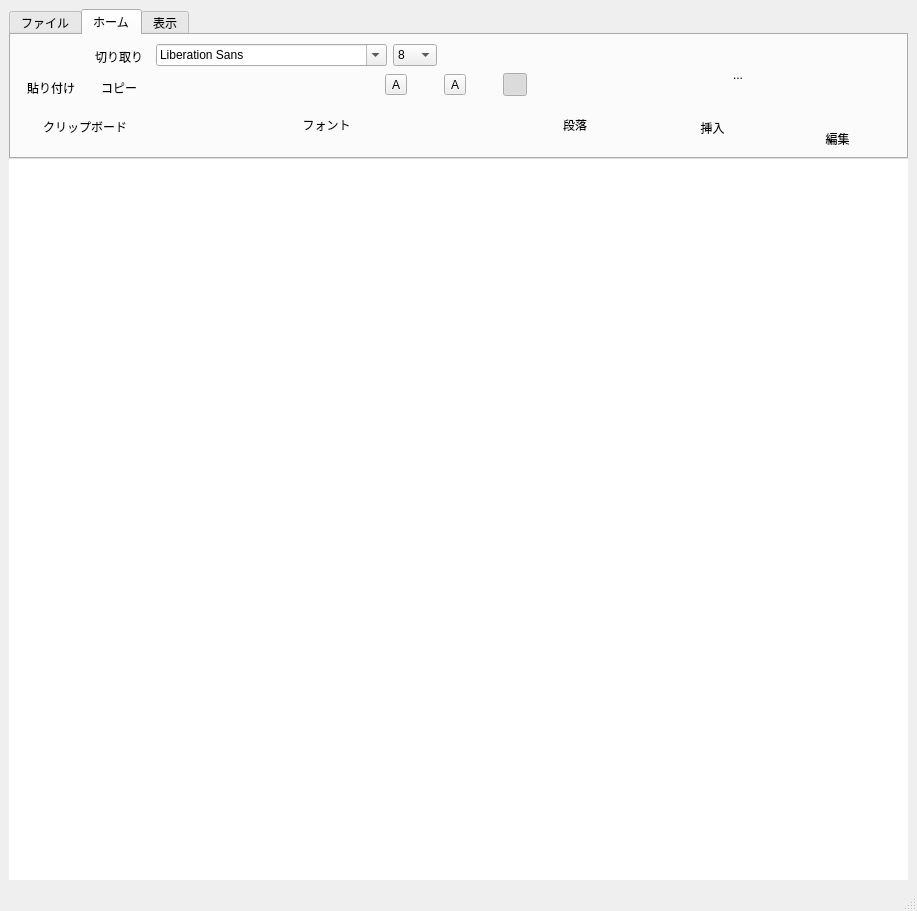
<?xml version="1.0" encoding="UTF-8"?>
<ui version="4.0">
 <class>MainWindow</class>
 <widget class="QMainWindow" name="MainWindow">
  <property name="geometry">
   <rect>
    <x>0</x>
    <y>0</y>
    <width>917</width>
    <height>911</height>
   </rect>
  </property>
  <property name="windowTitle">
   <string>MainWindow</string>
  </property>
  <widget class="QWidget" name="centralwidget">
   <layout class="QVBoxLayout" name="verticalLayout_3">
    <item>
     <layout class="QVBoxLayout" name="mainVLayout">
      <property name="spacing">
       <number>0</number>
      </property>
      <item>
       <widget class="QTabWidget" name="tabWidget">
        <property name="sizePolicy">
         <sizepolicy hsizetype="Expanding" vsizetype="Minimum">
          <horstretch>0</horstretch>
          <verstretch>0</verstretch>
         </sizepolicy>
        </property>
        <property name="minimumSize">
         <size>
          <width>849</width>
          <height>150</height>
         </size>
        </property>
        <property name="maximumSize">
         <size>
          <width>16777215</width>
          <height>150</height>
         </size>
        </property>
        <property name="currentIndex">
         <number>1</number>
        </property>
        <widget class="QWidget" name="fileTab">
         <attribute name="title">
          <string>ファイル</string>
         </attribute>
        </widget>
        <widget class="QWidget" name="homeTab">
         <attribute name="title">
          <string>ホーム</string>
         </attribute>
         <layout class="QHBoxLayout" name="horizontalLayout">
          <item>
           <layout class="QGridLayout" name="clipboardGridLayout">
            <item row="2" column="0" colspan="2">
             <widget class="QLabel" name="clipboardLabel">
              <property name="text">
               <string>クリップボード</string>
              </property>
              <property name="alignment">
               <set>Qt::AlignCenter</set>
              </property>
             </widget>
            </item>
            <item row="0" column="0">
             <widget class="QToolButton" name="pastePushIconButton">
              <property name="sizePolicy">
               <sizepolicy hsizetype="Minimum" vsizetype="Minimum">
                <horstretch>0</horstretch>
                <verstretch>0</verstretch>
               </sizepolicy>
              </property>
              <property name="focusPolicy">
               <enum>Qt::NoFocus</enum>
              </property>
              <property name="styleSheet">
               <string notr="true">QToolButton {background:url(:/images/paste.png) center no-repeat}</string>
              </property>
              <property name="text">
               <string/>
              </property>
              <property name="autoRaise">
               <bool>true</bool>
              </property>
             </widget>
            </item>
            <item row="0" column="1">
             <widget class="QToolButton" name="cutToolButton">
              <property name="sizePolicy">
               <sizepolicy hsizetype="Minimum" vsizetype="Fixed">
                <horstretch>0</horstretch>
                <verstretch>0</verstretch>
               </sizepolicy>
              </property>
              <property name="font">
               <font>
                <family>Meiryo UI</family>
                <pointsize>9</pointsize>
               </font>
              </property>
              <property name="focusPolicy">
               <enum>Qt::NoFocus</enum>
              </property>
              <property name="styleSheet">
               <string notr="true">QToolButton{background: url(:/images/cut.png) left no-repeat}</string>
              </property>
              <property name="text">
               <string>切り取り</string>
              </property>
              <property name="toolButtonStyle">
               <enum>Qt::ToolButtonTextBesideIcon</enum>
              </property>
              <property name="autoRaise">
               <bool>true</bool>
              </property>
             </widget>
            </item>
            <item row="1" column="1">
             <widget class="QToolButton" name="copyToolButton">
              <property name="sizePolicy">
               <sizepolicy hsizetype="Minimum" vsizetype="Fixed">
                <horstretch>0</horstretch>
                <verstretch>0</verstretch>
               </sizepolicy>
              </property>
              <property name="font">
               <font>
                <family>Meiryo UI</family>
               </font>
              </property>
              <property name="focusPolicy">
               <enum>Qt::NoFocus</enum>
              </property>
              <property name="styleSheet">
               <string notr="true">QToolButton{background:url(:/images/copy.png) left no-repeat}</string>
              </property>
              <property name="text">
               <string>コピー</string>
              </property>
              <property name="toolButtonStyle">
               <enum>Qt::ToolButtonTextBesideIcon</enum>
              </property>
              <property name="autoRaise">
               <bool>true</bool>
              </property>
             </widget>
            </item>
            <item row="1" column="0">
             <widget class="QToolButton" name="pasteToolButton">
              <property name="sizePolicy">
               <sizepolicy hsizetype="Minimum" vsizetype="Fixed">
                <horstretch>0</horstretch>
                <verstretch>0</verstretch>
               </sizepolicy>
              </property>
              <property name="font">
               <font>
                <family>Meiryo UI</family>
               </font>
              </property>
              <property name="focusPolicy">
               <enum>Qt::NoFocus</enum>
              </property>
              <property name="text">
               <string>貼り付け</string>
              </property>
              <property name="toolButtonStyle">
               <enum>Qt::ToolButtonTextOnly</enum>
              </property>
              <property name="autoRaise">
               <bool>true</bool>
              </property>
             </widget>
            </item>
           </layout>
          </item>
          <item>
           <layout class="QVBoxLayout" name="fontVBoxLayout">
            <item>
             <layout class="QHBoxLayout" name="fontFamilyHBoxLayout">
              <item>
               <widget class="QFontComboBox" name="fontComboBox">
                <property name="focusPolicy">
                 <enum>Qt::NoFocus</enum>
                </property>
               </widget>
              </item>
              <item>
               <widget class="QComboBox" name="fontPointSizeComboBox">
                <property name="focusPolicy">
                 <enum>Qt::NoFocus</enum>
                </property>
                <item>
                 <property name="text">
                  <string>8</string>
                 </property>
                </item>
                <item>
                 <property name="text">
                  <string>9</string>
                 </property>
                </item>
                <item>
                 <property name="text">
                  <string>10</string>
                 </property>
                </item>
                <item>
                 <property name="text">
                  <string>11</string>
                 </property>
                </item>
                <item>
                 <property name="text">
                  <string>12</string>
                 </property>
                </item>
                <item>
                 <property name="text">
                  <string>14</string>
                 </property>
                </item>
                <item>
                 <property name="text">
                  <string>16</string>
                 </property>
                </item>
                <item>
                 <property name="text">
                  <string>18</string>
                 </property>
                </item>
                <item>
                 <property name="text">
                  <string>20</string>
                 </property>
                </item>
                <item>
                 <property name="text">
                  <string>22</string>
                 </property>
                </item>
                <item>
                 <property name="text">
                  <string>24</string>
                 </property>
                </item>
                <item>
                 <property name="text">
                  <string>26</string>
                 </property>
                </item>
                <item>
                 <property name="text">
                  <string>28</string>
                 </property>
                </item>
                <item>
                 <property name="text">
                  <string>36</string>
                 </property>
                </item>
                <item>
                 <property name="text">
                  <string>48</string>
                 </property>
                </item>
                <item>
                 <property name="text">
                  <string>72</string>
                 </property>
                </item>
               </widget>
              </item>
              <item>
               <widget class="QToolButton" name="fontUpperToolButton">
                <property name="focusPolicy">
                 <enum>Qt::NoFocus</enum>
                </property>
                <property name="styleSheet">
                 <string notr="true">QToolButton{background:url(:/images/edit-size-up.png) center no-repeat}</string>
                </property>
                <property name="text">
                 <string/>
                </property>
                <property name="autoRaise">
                 <bool>true</bool>
                </property>
               </widget>
              </item>
              <item>
               <widget class="QToolButton" name="fontDownerToolButton">
                <property name="focusPolicy">
                 <enum>Qt::NoFocus</enum>
                </property>
                <property name="styleSheet">
                 <string notr="true">QToolButton{background: url(:/images/edit-size-down.png) center no-repeat}</string>
                </property>
                <property name="text">
                 <string/>
                </property>
                <property name="autoRaise">
                 <bool>true</bool>
                </property>
               </widget>
              </item>
             </layout>
            </item>
            <item>
             <layout class="QHBoxLayout" name="charFormatHorizontalLayout">
              <item>
               <widget class="QToolButton" name="boldToolButton">
                <property name="focusPolicy">
                 <enum>Qt::NoFocus</enum>
                </property>
                <property name="styleSheet">
                 <string notr="true">QToolButton{background:url(:/images/edit-bold.png) center no-repeat}</string>
                </property>
                <property name="text">
                 <string/>
                </property>
                <property name="checkable">
                 <bool>true</bool>
                </property>
                <property name="autoRaise">
                 <bool>true</bool>
                </property>
               </widget>
              </item>
              <item>
               <widget class="QToolButton" name="italicToolButton">
                <property name="focusPolicy">
                 <enum>Qt::NoFocus</enum>
                </property>
                <property name="styleSheet">
                 <string notr="true">QToolButton{background: url(:/images/edit-italic.png) center no-repeat}</string>
                </property>
                <property name="text">
                 <string/>
                </property>
                <property name="checkable">
                 <bool>true</bool>
                </property>
                <property name="autoRaise">
                 <bool>true</bool>
                </property>
               </widget>
              </item>
              <item>
               <widget class="QToolButton" name="underlineToolButton">
                <property name="focusPolicy">
                 <enum>Qt::NoFocus</enum>
                </property>
                <property name="styleSheet">
                 <string notr="true">QToolButton{background:url(:/images/edit-underline.png) center no-repeat}</string>
                </property>
                <property name="text">
                 <string/>
                </property>
                <property name="checkable">
                 <bool>true</bool>
                </property>
                <property name="autoRaise">
                 <bool>true</bool>
                </property>
               </widget>
              </item>
              <item>
               <widget class="QToolButton" name="strikeOutToolButton">
                <property name="focusPolicy">
                 <enum>Qt::NoFocus</enum>
                </property>
                <property name="styleSheet">
                 <string notr="true">QToolButton{background:url(:/images/edit-strike.png) center no-repeat}</string>
                </property>
                <property name="text">
                 <string/>
                </property>
                <property name="checkable">
                 <bool>true</bool>
                </property>
                <property name="autoRaise">
                 <bool>true</bool>
                </property>
               </widget>
              </item>
              <item>
               <widget class="QToolButton" name="subScriptToolButton">
                <property name="focusPolicy">
                 <enum>Qt::NoFocus</enum>
                </property>
                <property name="styleSheet">
                 <string notr="true">QToolButton{background: url(:/images/edit-subscript.png) center no-repeat}</string>
                </property>
                <property name="text">
                 <string/>
                </property>
                <property name="checkable">
                 <bool>true</bool>
                </property>
                <property name="autoRaise">
                 <bool>true</bool>
                </property>
               </widget>
              </item>
              <item>
               <widget class="QToolButton" name="superScriptToolButton">
                <property name="focusPolicy">
                 <enum>Qt::NoFocus</enum>
                </property>
                <property name="styleSheet">
                 <string notr="true">QToolButton{background:url(:/images/edit-superscript.png) center no-repeat}</string>
                </property>
                <property name="text">
                 <string/>
                </property>
                <property name="checkable">
                 <bool>true</bool>
                </property>
                <property name="autoRaise">
                 <bool>true</bool>
                </property>
               </widget>
              </item>
              <item>
               <layout class="QHBoxLayout" name="fontColorHBoxLayout">
                <property name="spacing">
                 <number>0</number>
                </property>
                <property name="sizeConstraint">
                 <enum>QLayout::SetDefaultConstraint</enum>
                </property>
                <item>
                 <widget class="QToolButton" name="textColorToolButton">
                  <property name="text">
                   <string>A</string>
                  </property>
                  <property name="autoRaise">
                   <bool>false</bool>
                  </property>
                 </widget>
                </item>
                <item>
                 <widget class="QToolButton" name="textColorMenuToolButton">
                  <property name="sizePolicy">
                   <sizepolicy hsizetype="Fixed" vsizetype="Fixed">
                    <horstretch>0</horstretch>
                    <verstretch>0</verstretch>
                   </sizepolicy>
                  </property>
                  <property name="styleSheet">
                   <string notr="true"/>
                  </property>
                  <property name="text">
                   <string/>
                  </property>
                  <property name="checkable">
                   <bool>true</bool>
                  </property>
                  <property name="popupMode">
                   <enum>QToolButton::InstantPopup</enum>
                  </property>
                  <property name="autoRaise">
                   <bool>true</bool>
                  </property>
                  <property name="arrowType">
                   <enum>Qt::NoArrow</enum>
                  </property>
                 </widget>
                </item>
               </layout>
              </item>
              <item>
               <layout class="QHBoxLayout" name="fontBackgroundColorHBoxLayout">
                <property name="spacing">
                 <number>0</number>
                </property>
                <item>
                 <widget class="QToolButton" name="backgroundColorToolButton">
                  <property name="text">
                   <string>A</string>
                  </property>
                  <property name="autoRaise">
                   <bool>false</bool>
                  </property>
                 </widget>
                </item>
                <item>
                 <widget class="QToolButton" name="backgroundColorMenuToolButton">
                  <property name="styleSheet">
                   <string notr="true"/>
                  </property>
                  <property name="text">
                   <string/>
                  </property>
                  <property name="checkable">
                   <bool>true</bool>
                  </property>
                  <property name="popupMode">
                   <enum>QToolButton::InstantPopup</enum>
                  </property>
                  <property name="autoRaise">
                   <bool>true</bool>
                  </property>
                  <property name="arrowType">
                   <enum>Qt::NoArrow</enum>
                  </property>
                 </widget>
                </item>
               </layout>
              </item>
             </layout>
            </item>
            <item>
             <widget class="QLabel" name="fontLabel">
              <property name="text">
               <string>フォント</string>
              </property>
              <property name="alignment">
               <set>Qt::AlignCenter</set>
              </property>
             </widget>
            </item>
           </layout>
          </item>
          <item>
           <layout class="QVBoxLayout" name="paragraphVBoxLayout">
            <item>
             <layout class="QHBoxLayout" name="indentHBoxLayout">
              <item>
               <widget class="QToolButton" name="indentToolButton">
                <property name="focusPolicy">
                 <enum>Qt::NoFocus</enum>
                </property>
                <property name="styleSheet">
                 <string notr="true">QToolButton{background:url(:/images/edit-indent.png) center no-repeat}</string>
                </property>
                <property name="text">
                 <string/>
                </property>
                <property name="autoRaise">
                 <bool>true</bool>
                </property>
               </widget>
              </item>
              <item>
               <widget class="QToolButton" name="unIndentToolButton">
                <property name="focusPolicy">
                 <enum>Qt::NoFocus</enum>
                </property>
                <property name="styleSheet">
                 <string notr="true">QToolButton{background:url(:/images/edit-indent.png) center no-repeat}</string>
                </property>
                <property name="text">
                 <string/>
                </property>
                <property name="autoRaise">
                 <bool>true</bool>
                </property>
               </widget>
              </item>
              <item>
               <widget class="QToolButton" name="listToolButton">
                <property name="focusPolicy">
                 <enum>Qt::NoFocus</enum>
                </property>
                <property name="styleSheet">
                 <string notr="true">QToolButton{background:url(:/images/edit-list.png) center no-repeat}</string>
                </property>
                <property name="text">
                 <string/>
                </property>
                <property name="popupMode">
                 <enum>QToolButton::InstantPopup</enum>
                </property>
                <property name="autoRaise">
                 <bool>true</bool>
                </property>
               </widget>
              </item>
              <item>
               <widget class="QToolButton" name="lineHeightToolButton">
                <property name="focusPolicy">
                 <enum>Qt::NoFocus</enum>
                </property>
                <property name="styleSheet">
                 <string notr="true">QToolButton{background:url(:/images/edit-line-spacing.png) center no-repeat}</string>
                </property>
                <property name="text">
                 <string/>
                </property>
                <property name="autoRaise">
                 <bool>true</bool>
                </property>
               </widget>
              </item>
             </layout>
            </item>
            <item>
             <layout class="QHBoxLayout" name="alignmentHBoxLayout">
              <item>
               <widget class="QToolButton" name="alignLeftToolButton">
                <property name="focusPolicy">
                 <enum>Qt::NoFocus</enum>
                </property>
                <property name="styleSheet">
                 <string notr="true">QToolButton { background : url(:/images/edit-alignment.png) center no-repeat}</string>
                </property>
                <property name="text">
                 <string/>
                </property>
                <property name="checkable">
                 <bool>true</bool>
                </property>
                <property name="checked">
                 <bool>true</bool>
                </property>
                <property name="autoRaise">
                 <bool>true</bool>
                </property>
               </widget>
              </item>
              <item>
               <widget class="QToolButton" name="alignCenterToolButton">
                <property name="focusPolicy">
                 <enum>Qt::NoFocus</enum>
                </property>
                <property name="styleSheet">
                 <string notr="true">QToolButton{background: url(:/images/edit-alignment-center.png) center no-repeat}</string>
                </property>
                <property name="text">
                 <string/>
                </property>
                <property name="checkable">
                 <bool>true</bool>
                </property>
                <property name="autoRaise">
                 <bool>true</bool>
                </property>
               </widget>
              </item>
              <item>
               <widget class="QToolButton" name="alignRightToolButton">
                <property name="focusPolicy">
                 <enum>Qt::NoFocus</enum>
                </property>
                <property name="styleSheet">
                 <string notr="true">QToolButton{background:url(:/images/edit-alignment-right.png) center no-repeat}</string>
                </property>
                <property name="text">
                 <string/>
                </property>
                <property name="checkable">
                 <bool>true</bool>
                </property>
                <property name="autoRaise">
                 <bool>true</bool>
                </property>
               </widget>
              </item>
              <item>
               <widget class="QToolButton" name="alignJustifyToolButton">
                <property name="focusPolicy">
                 <enum>Qt::NoFocus</enum>
                </property>
                <property name="styleSheet">
                 <string notr="true">QToolButton{background:url(:/images/edit-alignment-justify.png) center no-repeat}</string>
                </property>
                <property name="text">
                 <string/>
                </property>
                <property name="checkable">
                 <bool>true</bool>
                </property>
                <property name="autoRaise">
                 <bool>true</bool>
                </property>
               </widget>
              </item>
              <item>
               <widget class="QToolButton" name="paragraphDialogToolButton">
                <property name="focusPolicy">
                 <enum>Qt::NoFocus</enum>
                </property>
                <property name="styleSheet">
                 <string notr="true">QToolButton{background:url(:/images/edit-pilcrow.png) center no-repeat}</string>
                </property>
                <property name="text">
                 <string/>
                </property>
                <property name="autoRaise">
                 <bool>true</bool>
                </property>
               </widget>
              </item>
             </layout>
            </item>
            <item>
             <widget class="QLabel" name="paragraphLabel">
              <property name="text">
               <string>段落</string>
              </property>
              <property name="alignment">
               <set>Qt::AlignCenter</set>
              </property>
             </widget>
            </item>
           </layout>
          </item>
          <item>
           <layout class="QVBoxLayout" name="verticalLayout_2">
            <item>
             <layout class="QHBoxLayout" name="horizontalLayout_2">
              <item>
               <layout class="QVBoxLayout" name="verticalLayout">
                <property name="spacing">
                 <number>0</number>
                </property>
                <property name="sizeConstraint">
                 <enum>QLayout::SetDefaultConstraint</enum>
                </property>
                <item>
                 <widget class="QToolButton" name="imageToolButton">
                  <property name="sizePolicy">
                   <sizepolicy hsizetype="Minimum" vsizetype="Minimum">
                    <horstretch>0</horstretch>
                    <verstretch>0</verstretch>
                   </sizepolicy>
                  </property>
                  <property name="maximumSize">
                   <size>
                    <width>30</width>
                    <height>30</height>
                   </size>
                  </property>
                  <property name="focusPolicy">
                   <enum>Qt::NoFocus</enum>
                  </property>
                  <property name="styleSheet">
                   <string notr="true">QToolButton{background:url(:/images/image_header.png) center no-repeat}</string>
                  </property>
                  <property name="text">
                   <string/>
                  </property>
                  <property name="autoRaise">
                   <bool>true</bool>
                  </property>
                 </widget>
                </item>
                <item>
                 <widget class="QToolButton" name="imageMenuToolButton">
                  <property name="sizePolicy">
                   <sizepolicy hsizetype="Minimum" vsizetype="Minimum">
                    <horstretch>0</horstretch>
                    <verstretch>0</verstretch>
                   </sizepolicy>
                  </property>
                  <property name="minimumSize">
                   <size>
                    <width>30</width>
                    <height>30</height>
                   </size>
                  </property>
                  <property name="maximumSize">
                   <size>
                    <width>30</width>
                    <height>30</height>
                   </size>
                  </property>
                  <property name="text">
                   <string/>
                  </property>
                  <property name="popupMode">
                   <enum>QToolButton::InstantPopup</enum>
                  </property>
                  <property name="autoRaise">
                   <bool>true</bool>
                  </property>
                  <property name="arrowType">
                   <enum>Qt::NoArrow</enum>
                  </property>
                 </widget>
                </item>
               </layout>
              </item>
              <item>
               <widget class="QToolButton" name="timeToolButton">
                <property name="sizePolicy">
                 <sizepolicy hsizetype="Minimum" vsizetype="Minimum">
                  <horstretch>0</horstretch>
                  <verstretch>0</verstretch>
                 </sizepolicy>
                </property>
                <property name="maximumSize">
                 <size>
                  <width>30</width>
                  <height>30</height>
                 </size>
                </property>
                <property name="focusPolicy">
                 <enum>Qt::NoFocus</enum>
                </property>
                <property name="styleSheet">
                 <string notr="true">QToolButton{background:url(:/images/Time.png) center no-repeat}</string>
                </property>
                <property name="text">
                 <string>...</string>
                </property>
                <property name="autoRaise">
                 <bool>true</bool>
                </property>
               </widget>
              </item>
             </layout>
            </item>
            <item>
             <widget class="QLabel" name="insertLabel">
              <property name="sizePolicy">
               <sizepolicy hsizetype="Minimum" vsizetype="Minimum">
                <horstretch>0</horstretch>
                <verstretch>0</verstretch>
               </sizepolicy>
              </property>
              <property name="maximumSize">
               <size>
                <width>200</width>
                <height>30</height>
               </size>
              </property>
              <property name="text">
               <string>挿入</string>
              </property>
              <property name="alignment">
               <set>Qt::AlignCenter</set>
              </property>
             </widget>
            </item>
           </layout>
          </item>
          <item>
           <layout class="QVBoxLayout" name="searchVBoxLayout">
            <item>
             <widget class="QToolButton" name="searchToolButton">
              <property name="focusPolicy">
               <enum>Qt::NoFocus</enum>
              </property>
              <property name="styleSheet">
               <string notr="true">QToolButton{background:url(:/images/Find.png) center no-repeat}</string>
              </property>
              <property name="text">
               <string/>
              </property>
              <property name="autoRaise">
               <bool>true</bool>
              </property>
             </widget>
            </item>
            <item>
             <widget class="QToolButton" name="replaceToolButton">
              <property name="focusPolicy">
               <enum>Qt::NoFocus</enum>
              </property>
              <property name="styleSheet">
               <string notr="true">QToolButton{background:url(:/images/edit-replace.png) center no-repeat}</string>
              </property>
              <property name="text">
               <string/>
              </property>
              <property name="autoRaise">
               <bool>true</bool>
              </property>
             </widget>
            </item>
            <item>
             <widget class="QToolButton" name="allSelectionToolButton">
              <property name="focusPolicy">
               <enum>Qt::NoFocus</enum>
              </property>
              <property name="styleSheet">
               <string notr="true">QToolButton{background:url(:/images/selection-select.png) center no-repeat}</string>
              </property>
              <property name="text">
               <string/>
              </property>
              <property name="autoRaise">
               <bool>true</bool>
              </property>
             </widget>
            </item>
            <item>
             <widget class="QLabel" name="editLabel">
              <property name="text">
               <string>編集</string>
              </property>
              <property name="alignment">
               <set>Qt::AlignCenter</set>
              </property>
             </widget>
            </item>
           </layout>
          </item>
         </layout>
        </widget>
        <widget class="QWidget" name="displayTab">
         <attribute name="title">
          <string>表示</string>
         </attribute>
         <layout class="QHBoxLayout" name="horizontalLayout_3">
          <item>
           <layout class="QVBoxLayout" name="zoomVerticalLayout">
            <item>
             <layout class="QHBoxLayout" name="zoomHorizontalLayout">
              <item>
               <widget class="QToolButton" name="zoomInToolButton">
                <property name="sizePolicy">
                 <sizepolicy hsizetype="Minimum" vsizetype="Fixed">
                  <horstretch>0</horstretch>
                  <verstretch>0</verstretch>
                 </sizepolicy>
                </property>
                <property name="styleSheet">
                 <string notr="true">QToolButton{background:url(:/images/magnifier-zoom-in.png) left no-repeat}</string>
                </property>
                <property name="text">
                 <string>拡大</string>
                </property>
                <property name="toolButtonStyle">
                 <enum>Qt::ToolButtonTextBesideIcon</enum>
                </property>
                <property name="autoRaise">
                 <bool>true</bool>
                </property>
               </widget>
              </item>
              <item>
               <widget class="QToolButton" name="zoomOutToolButton">
                <property name="sizePolicy">
                 <sizepolicy hsizetype="Minimum" vsizetype="Fixed">
                  <horstretch>0</horstretch>
                  <verstretch>0</verstretch>
                 </sizepolicy>
                </property>
                <property name="styleSheet">
                 <string notr="true">QToolButton{background:url(:/images/magnifier-zoom-out.png) left no-repeat}</string>
                </property>
                <property name="text">
                 <string>縮小</string>
                </property>
                <property name="toolButtonStyle">
                 <enum>Qt::ToolButtonTextBesideIcon</enum>
                </property>
                <property name="autoRaise">
                 <bool>true</bool>
                </property>
               </widget>
              </item>
              <item>
               <widget class="QToolButton" name="zoomAdjustToolButton">
                <property name="sizePolicy">
                 <sizepolicy hsizetype="Minimum" vsizetype="Fixed">
                  <horstretch>0</horstretch>
                  <verstretch>0</verstretch>
                 </sizepolicy>
                </property>
                <property name="styleSheet">
                 <string notr="true">QToolButton{background:url(:/images/magnifier-zoom-actual-equal.png) left no-repeat}</string>
                </property>
                <property name="text">
                 <string>100%</string>
                </property>
                <property name="toolButtonStyle">
                 <enum>Qt::ToolButtonTextBesideIcon</enum>
                </property>
                <property name="autoRaise">
                 <bool>true</bool>
                </property>
               </widget>
              </item>
             </layout>
            </item>
            <item>
             <widget class="QLabel" name="zoomLabel">
              <property name="text">
               <string>ズーム</string>
              </property>
              <property name="alignment">
               <set>Qt::AlignCenter</set>
              </property>
             </widget>
            </item>
           </layout>
          </item>
          <item>
           <widget class="Line" name="displayVerticalLineLeft">
            <property name="orientation">
             <enum>Qt::Vertical</enum>
            </property>
           </widget>
          </item>
          <item>
           <layout class="QVBoxLayout" name="visibleUnvisibleVBoxLayout">
            <item>
             <widget class="QCheckBox" name="rulerCheckBox">
              <property name="text">
               <string>ルーラ―</string>
              </property>
              <property name="checked">
               <bool>true</bool>
              </property>
             </widget>
            </item>
            <item>
             <widget class="QCheckBox" name="statusBarCheckBox">
              <property name="text">
               <string>ステータスバー</string>
              </property>
              <property name="checked">
               <bool>true</bool>
              </property>
             </widget>
            </item>
            <item>
             <widget class="QLabel" name="visibleOrUnvisibleLabel">
              <property name="text">
               <string>表示または非表示</string>
              </property>
              <property name="alignment">
               <set>Qt::AlignCenter</set>
              </property>
             </widget>
            </item>
           </layout>
          </item>
          <item>
           <widget class="Line" name="displayVerticalLineRight">
            <property name="orientation">
             <enum>Qt::Vertical</enum>
            </property>
           </widget>
          </item>
          <item>
           <layout class="QVBoxLayout" name="settingsVBoxLayout">
            <item>
             <widget class="QToolButton" name="wrapToolButton">
              <property name="sizePolicy">
               <sizepolicy hsizetype="Minimum" vsizetype="Fixed">
                <horstretch>0</horstretch>
                <verstretch>0</verstretch>
               </sizepolicy>
              </property>
              <property name="styleSheet">
               <string notr="true">QToolButton {background: url(:/images/wrapping.png) left no-repeat}</string>
              </property>
              <property name="text">
               <string>右端での折り返し</string>
              </property>
             </widget>
            </item>
            <item>
             <widget class="QToolButton" name="unitToolButton">
              <property name="sizePolicy">
               <sizepolicy hsizetype="Minimum" vsizetype="Fixed">
                <horstretch>0</horstretch>
                <verstretch>0</verstretch>
               </sizepolicy>
              </property>
              <property name="styleSheet">
               <string notr="true">QToolButton{background:url(:/images/Units.png) left no-repeat}</string>
              </property>
              <property name="text">
               <string>単位</string>
              </property>
             </widget>
            </item>
            <item>
             <widget class="QLabel" name="settingsLabel">
              <property name="text">
               <string>設定</string>
              </property>
              <property name="alignment">
               <set>Qt::AlignCenter</set>
              </property>
             </widget>
            </item>
           </layout>
          </item>
         </layout>
        </widget>
       </widget>
      </item>
      <item>
       <widget class="QGraphicsView" name="rulerView">
        <property name="maximumSize">
         <size>
          <width>16777215</width>
          <height>50</height>
         </size>
        </property>
        <property name="focusPolicy">
         <enum>Qt::NoFocus</enum>
        </property>
        <property name="frameShape">
         <enum>QFrame::NoFrame</enum>
        </property>
        <property name="verticalScrollBarPolicy">
         <enum>Qt::ScrollBarAlwaysOff</enum>
        </property>
        <property name="horizontalScrollBarPolicy">
         <enum>Qt::ScrollBarAlwaysOff</enum>
        </property>
       </widget>
      </item>
      <item>
       <widget class="QGraphicsView" name="mainView">
        <property name="focusPolicy">
         <enum>Qt::StrongFocus</enum>
        </property>
        <property name="frameShape">
         <enum>QFrame::NoFrame</enum>
        </property>
       </widget>
      </item>
     </layout>
    </item>
   </layout>
  </widget>
  <widget class="QStatusBar" name="statusbar"/>
  <action name="action_I">
   <property name="checkable">
    <bool>true</bool>
   </property>
   <property name="text">
    <string>インチ(&amp;I)</string>
   </property>
   <property name="shortcut">
    <string>I</string>
   </property>
   <property name="menuRole">
    <enum>QAction::NoRole</enum>
   </property>
  </action>
 </widget>
 <resources>
  <include location="../../../../../../../../Desktop/myworks/セルフ出版/ワードパッドを作りながら学ぶPySide初級/images.qrc"/>
 </resources>
 <connections/>
</ui>
